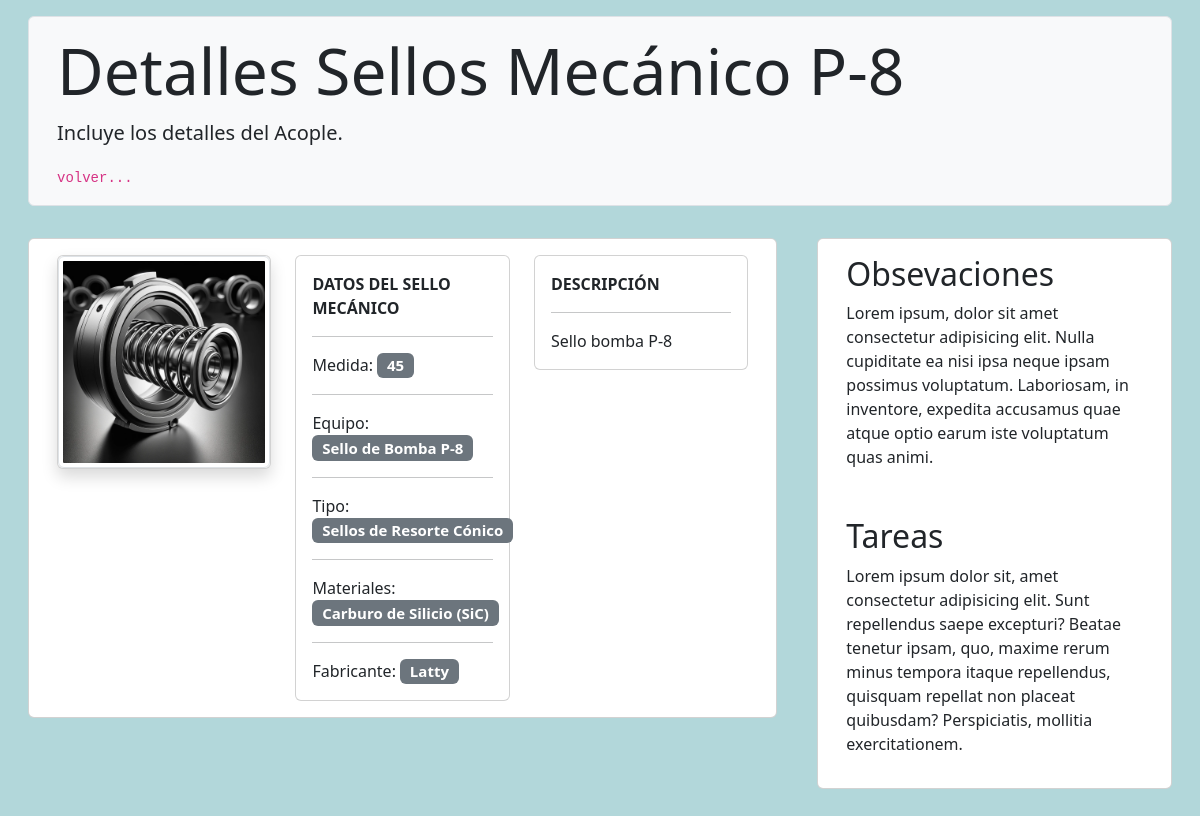
Page /pumps/1/mechanicalSeal/ on the committed database.
### pumps/models.py (models this page shows, shortened)
class MechanicalSeal(models.Model):
    pump = models.ForeignKey(Pumps, on_delete=models.CASCADE)
    brand = models.CharField(max_length=100, blank=True)
    conical_spring_seals = 'Sellos de Resorte Cónico'
    metal_bellows_seals = 'Sellos de Fuelle Metálico'
    cartridge_seals = 'Sellos de Cartucho'
    mechanicalseal_type = (
        (conical_spring_seals, 'Sellos de Resorte Cónico'),
        (metal_bellows_seals, 'Sellos de Fuelle Metálico'),
        (cartridge_seals, 'Sellos de Cartucho'),
    )
    types = models.CharField(
        max_length=50,
        choices=mechanicalseal_type,
        default='Sellos de Resorte Cónico'
    )
    silicon_carbide_SiC = 'Carburo de Silicio (SiC)'
    graphite = 'Grafito'
    nickel_chromium_alloys = 'Aleaciones de Níquel-Cromo'
    stainless_steel = 'Acero Inoxidable'
    ceramic = 'Cerámica'
    material_types = (
        (silicon_carbide_SiC, 'Carburo de Silicio (SiC)'),
        (graphite, 'Grafito'),
        (nickel_chromium_alloys, 'Aleaciones de Níquel-Cromo'),
        (stainless_steel, 'Acero Inoxidable'),
        (ceramic, 'Cerámica'),
    )
    material = models.CharField(
        max_length=50,
        choices=material_types,
        default='Carburo de Silicio (SiC)'
    )
    extention = models.PositiveIntegerField(
        blank=True, null=True, help_text="millimeters (mm)"
    )
    description = models.TextField(blank=True, null=True)
    image = models.ImageField(
        default='sellos_mecanicos/default/mechanical_seal.png',
        upload_to='sellos_mecanicos',
        verbose_name='Imagen de sello_mecanico',
        blank=True
    )
    class Meta:
        verbose_name = 'Sello Mecánico'
        verbose_name_plural = 'Sellos Mecánicos'

class Pumps(models.Model):
    tag = models.CharField(max_length=50, unique=True)
    brand = models.CharField(max_length=100, blank=True)
    model = models.CharField(max_length=100, blank=True)
    centrifuge = 'Centrífuga'
    gears = 'Engranajes'
    pneumatics = 'Neumática'
    pump_type = (
        (centrifuge, 'Centrífuga'),
        (gears, 'Engranajes'),
        (pneumatics, 'Neumática'),
    )
    types = models.CharField(
        max_length=50, choices=pump_type, default='Centrífuga'
    )
    description = models.TextField(blank=True)
    image = models.ImageField(
        default='bombas/default/pump.png',
        upload_to='bombas',
        verbose_name='Imagen de bomba',
        blank=True
    )
    class Meta:
        verbose_name = "Bomba"
        verbose_name_plural = "Bombas"

### pumps/views.py (the view)
def mechanicalseal_detail(request, mechanicalseal_id):
    template = 'pumps/mechanicalseal_detail.html'
    mechanicalseal = get_object_or_404(MechanicalSeal, pk=mechanicalseal_id)
    context = {
        'mechanicalseal': mechanicalseal,
    }
    return render(request, template, context)

### templates/pumps/mechanicalseal_detail.html
{% extends 'base.html' %}
{% block content %}
{% load static %}
<div class="container-fluid mt-3">
    <div class="p-2 m-3 bg-light rounded-2 border">
        <div class="container m-2">
            <h1 class="display-3">Detalles Sellos Mecánico {{ mechanicalseal.pump.tag }}</h1>
            <p class="lead">Incluye los detalles del Acople.</p>
            <code><a href="{% url 'mechanical_seals' %}" style="color: inherit; cursor: pointer; text-decoration: none">volver...</a></code>
        </div>
    </div>
</div>
<section class="mt-4 mb-4">
    <div class="row m-2">
        <div class="col-md-8">
            <div class="card m-2">
                <div class="row m-3">
                    <div class="col-lg-4">
                        <div class="card shadow">
                            <img src="{{ mechanicalseal.image.url }}" class="img-thumbnail image-motor" alt="{{ mechanicalseal.image.url }}" style="cursor: pointer;" data-bs-toggle="modal" data-bs-target="#imagenModal{{ mechanicalseal.id }}">
                        </div>
                    </div>
                    <div class="col-lg-4">
                        <div class="card">
                            <div class="card-body">
                                <p class="card-text"><strong class="objectTitle">Datos del Sello Mecánico</strong></p>
                                <hr>
                                <p class="card-text">Medida: <span class="badge bg-secondary data">{{ mechanicalseal.extention }}</span></p>
                                <hr>
                                <p class="card-text">Equipo: <span class="badge bg-secondary data">Sello de Bomba {{ mechanicalseal.pump.tag }}</span></p>
                                <hr>
                                <p class="card-text">Tipo: <span class="badge bg-secondary data">{{ mechanicalseal.types }}</span></p>
                                <hr>
                                <p class="card-text">Materiales: <span class="badge bg-secondary data">{{ mechanicalseal.material }}</span></p>
                                <hr>
                                <p class="card-text">Fabricante: <span class="badge bg-secondary data">{{ mechanicalseal.brand }}</span></p>
                            </div>
                        </div>
                    </div>
                    <div class="col-lg-4">
                        <div class="card">
                            <div class="card-body">
                                <p class="card-text"><strong class="objectTitle">Descripción</strong></p>
                                <hr>
                                <p class="card-text">{{ mechanicalseal.description }}</p>
                            </div>
                        </div>
                    </div>
                </div>
            </div>
        </div>
        <div class="col-md-4">
            <div class="card m-2">
                <div class="row m-3">
                    <h2>Obsevaciones</h2>
                    <p>Lorem ipsum, dolor sit amet consectetur adipisicing elit. Nulla cupiditate ea nisi ipsa neque ipsam possimus voluptatum. Laboriosam, in inventore, expedita accusamus quae atque optio earum iste voluptatum quas animi.</p>
                </div>
                <div class="row m-3">
                    <h2>Tareas</h2>
                    <p>Lorem ipsum dolor sit, amet consectetur adipisicing elit. Sunt repellendus saepe excepturi? Beatae tenetur ipsam, quo, maxime rerum minus tempora itaque repellendus, quisquam repellat non placeat quibusdam? Perspiciatis, mollitia exercitationem.</p>
                </div>
            </div>
        </div>
    </div>
</section>
{% endblock %}

### rows in the picture
MechanicalSeal: pump.tag "P-8", image (picture), extention "45", types "Sellos de Resorte Cónico", material "Carburo de Silicio (SiC)", brand "Latty", description "Sello bomba P-8"
